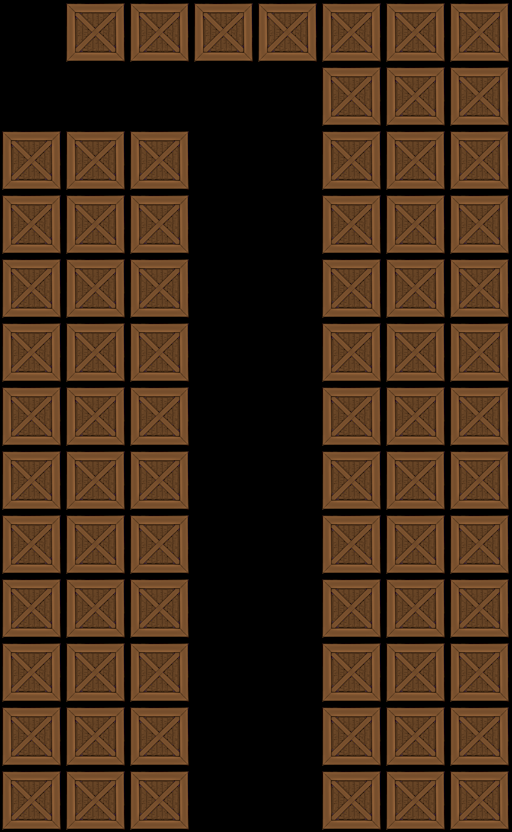

A 2D game scene composited from a Tiled map and its tileset images. What follows is a short description and the map's XML, with each tile layer's data collapsed to a summary:
An orthogonal 8x13 tile map with 64x64 px tiles, 1 tile layer (Tile Layer 1).

<map version="1.0" orientation="orthogonal" width="8" height="13" tilewidth="64" tileheight="64">
 <tileset firstgid="1" name="crate" tilewidth="64" tileheight="64">
  <image source="../crate.png" width="64" height="64" />
 </tileset>
 <layer name="Tile Layer 1" width="8" height="13">
  <data>[104 cells, 76 non-empty, 1 distinct tile ids]</data>
 </layer>
</map>
